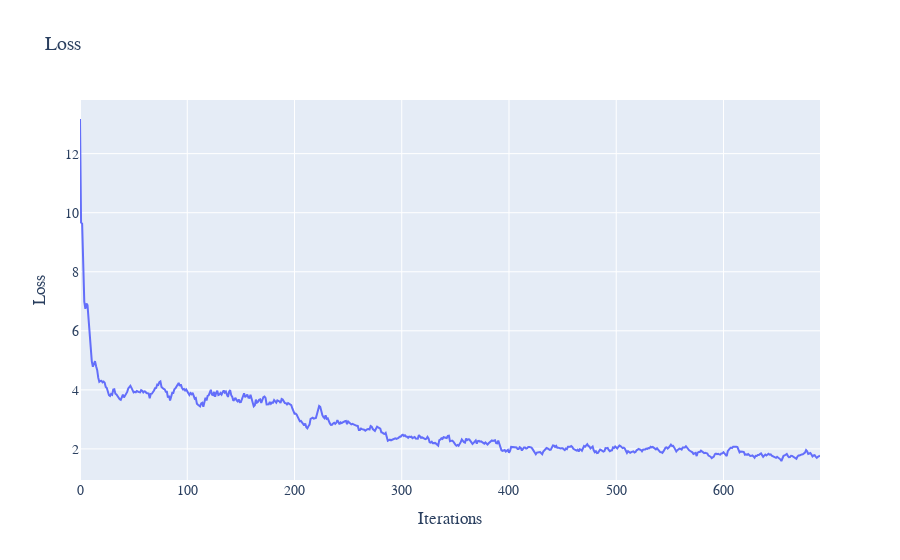

The code cell stored with this chart in its notebook:
### Code cell
eq = BOUNDED_OPINION()
model = MODEL_CONFIG = {
    "hidden_dim": 64,
    "learning_rate": 1e-3,
    "loss_weights": (1, 6),
    "sampling_method": "uniform",
    "lr_decay": 0.98,
    "network_type": "RES",
    "optimiser": "Adam",
    "method": "Galerkin"
}
solver = DeepPDESolver(model, eq)
losses = list(solver.train(700))
plot_losses(losses)

### Figure 1 — Plotly figure (JSON) as saved in the notebook; plotly's stock layout.template omitted (floating-point values rounded to 4 significant figures; data arrays with more than 128 entries replaced by an {"elided": "..."} marker saying what was removed)
{"data": [{"mode": "lines", "name": "Error at x=0.1", "type": "scatter", "x": {"elided": "691 int values"}, "xaxis": "x", "y": {"elided": "691 float values"}, "yaxis": "y"}], "layout": {"font": {"family": "Courier New, monospace", "size": 14}, "title": {"text": "Loss"}, "xaxis": {"anchor": "y", "domain": [0, 1], "title": {"text": "Iterations"}}, "yaxis": {"anchor": "x", "domain": [0, 1], "title": {"text": "Loss"}}}}
